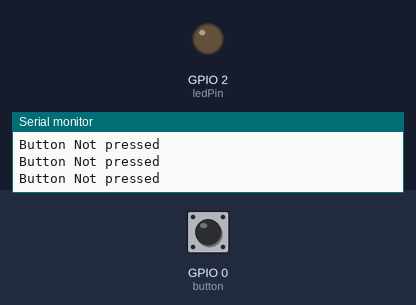
This sketch was run on a simulated ESP32. On the bench: output pins drawn as LEDs (lit = HIGH), the last lines printed to the serial monitor. The test bench sets the inputs (shaded band); at power-on: GPIO 0 (button) HIGH.

Above: at 1.2 s.
1.3 s: GPIO 0 (button) pulled LOW for 0.15 s
At 13.42 s:
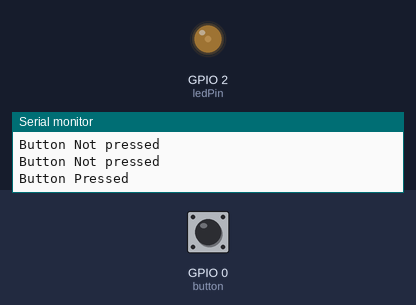
Timing chart, 0 to 19.3 s (numbered marks = the images above; inputs shaded):
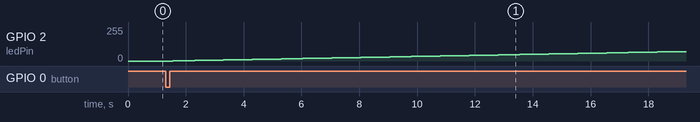

The sketch:

16.PWM_Serial_Prac.ino
```cpp
int ledPin = 2;
int button = 0;

int channel = 0;
int resolution = 8;
int frequency = 5000;

void setup()
{
	// pinMode(lecPin, OUTPUT); // ledPin we dont need to set as output
	pinMode(button, INPUT_PULLUP);
	ledcSetup(channel, frequency, resolution);
	ledcAttachPin(ledPin, channel);
	Serial.begin(115200);
}

void loop()
{
	if(digitalRead(button)== LOW)
	{
		Serial.println("Button Pressed \n");
		for(int i=0;i<255;i++)
		{
			ledcWrite(channel, i);
			delay(250);
		}
		sleep(4);
	}
	else
	{
		Serial.println("Button Not pressed");
		delay(100);

	}

}
```

Measured:
- after the input at 1.3 s, GPIO 2 (ledPin): moves from 0/255 to 71/255 over 17.5 s, starting after 0.25 s
